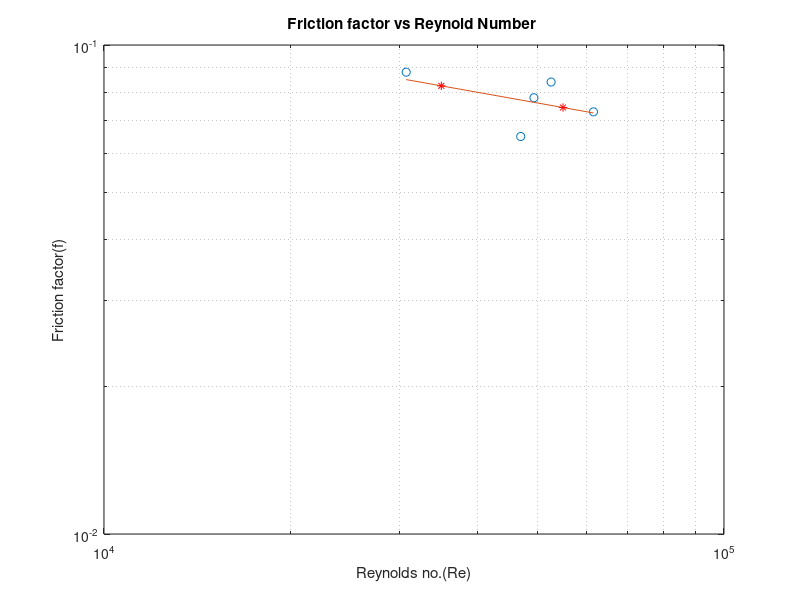

MATLAB code for this plot:
clear
clc
ff=[0.073 0.084 0.078 0.065 0.088];
reynold=[61584 52618 49370 47000 30720];
y=ff;
x=reynold;
loglog(x,y,'o');
p = polyfit(log10(x),log10(y),1);
z = polyval(p,log10(x));
hold on;
loglog(x,10.^z);
hold on
x=3.5*10^4;
z=polyval(p,log10(x));
loglog(x,10.^z,'r*')
x=5.5*10^4;
z=polyval(p,log10(x));
loglog(x,10.^z,'r*')






title('Friction factor vs Reynold Number ');
xlabel('Reynolds no.(Re)');
ylabel('Friction factor(f)');
grid on
